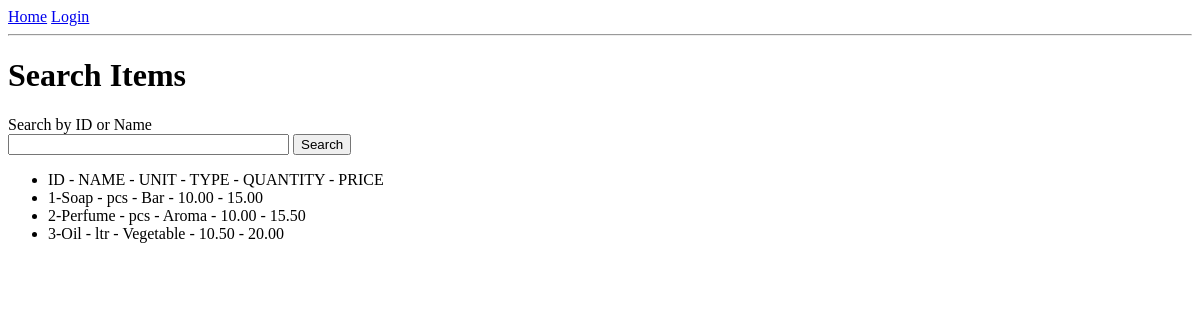
Before: /search_items with the older database file.
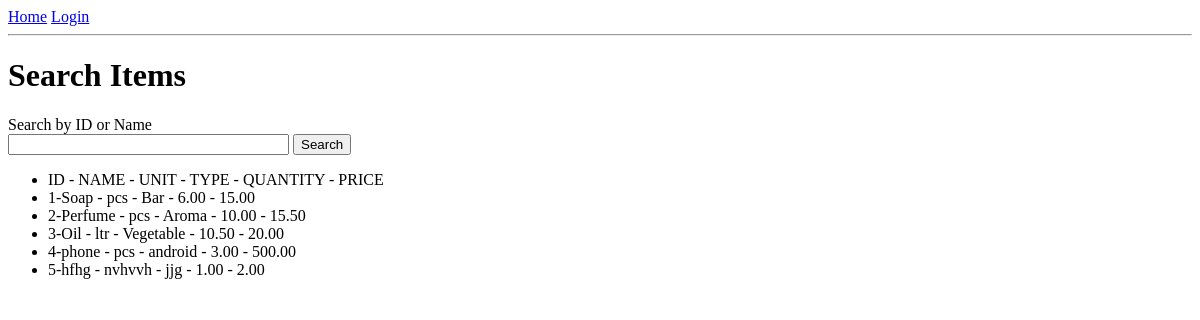
After: the same page with the newer database file.
### app/models.py (models this page shows, shortened)
class Item(db.Model):
    id = db.Column(db.Integer, primary_key=True)
    name = db.Column(db.String(140))
    date = db.Column(db.DateTime, index=True, default=datetime.utcnow)
    unit = db.Column(db.String(140))
    type = db.Column(db.String(140))
    quantity=db.Column(db.Numeric(10, 2))
    price = db.Column(db.Numeric(10, 2))
    sold_items = db.relationship('Sold',backref='item',lazy='dynamic')

### app/routes.py (the view)
@app.route('/search_items', methods=['GET', 'POST'])
def search_items():
    form = SearchForm()
    items = Item.query  # Start with all items
    if form.validate_on_submit():
        search_query = form.search.data
        if search_query.isdigit():  # If the search query is numeric, assume it's an id
            items = items.filter(Item.id == int(search_query))
        else:  # Otherwise, search by name
            items = items.filter(Item.name.ilike(f'%{search_query}%'))
    items = items.all()  # Execute the query to retrieve the items
    return render_template('search_items.html', title='Search Items', form=form, items=items)

### app/forms.py
class SearchForm(FlaskForm):
    search = StringField('Search by ID or Name', validators=[DataRequired()])
    submit = SubmitField('Search')

### app/templates/search_items.html (shortened to what this page needs)
{% extends "base.html" %}
{% block content %}
<h1>Search Items</h1>
<form action="" method="post">
    <p>
        {{ form.search.label }}<br>
        {{ form.search(size=32) }} {{ form.submit() }}
    </p>
</form>
{% if items %}
    <ul>
        <li>ID - NAME - UNIT - TYPE - QUANTITY - PRICE</li>
    {% for item in items %}
        <li>{{item.id}}-{{ item.name }} - {{ item.unit }} - {{ item.type }} - {{ item.quantity }} - {{ item.price }}</li>
    {% endfor %}
    </ul>
{% else %}
    <p>No items found.</p>
{% endif %}
{% endblock %}

### app/templates/base.html (shortened to what this page needs)
<!doctype html>
<html>
    <head>
    </head>
    <body>
        <div>
            <a href="{{ url_for('index') }}">Home</a>
            {% if current_user.is_anonymous %}
            <a href="{{ url_for('login') }}">Login</a>
            {% else %}
            <a href="{{ url_for('logout') }}">Logout</a>
            <a href="{{url_for('add_items')}}">Add Items</a>
            <a href="{{url_for('search_items')}}">Search Items</a>
            <a href="{{url_for('search_items_cashier')}}">Search Items Cashier</a>
            {% endif %}
        </div>
        <hr>
        {% block content %}{% endblock %}
    </body>
</html>

Changed rows visible on the page:
changed Item "Soap": quantity "10.00" → "6.00"
added Item: id "4", name "phone", unit "pcs", type "android", quantity "3.00", price "500.00"
added Item: id "5", name "hfhg", unit "nvhvvh", type "jjg", quantity "1.00", price "2.00"
